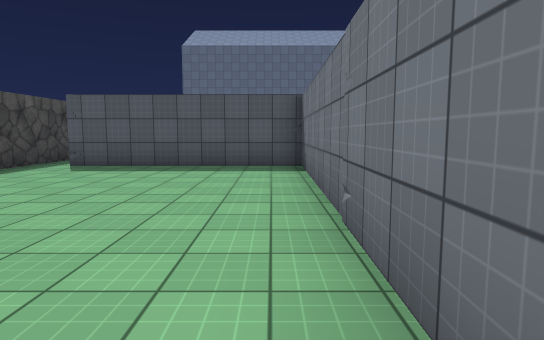
view 1 (above)

22 first-person views from a walk through a 3-D level made in the Unity game engine. The camera is 1.4 m above the floor, tilts 6° down and sees 75° across. The floor is counted in squares, 2 m on a side. Each view is taken from the middle of a square. On the plan, view 1 faces up. The plan holds only what a view shows up to about 11 squares ahead; the rest is blank. The player character is not drawn. Surface patterns are stand-ins for the level's own textures.

view 2
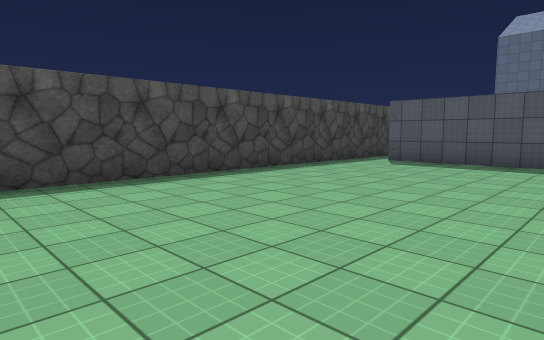

view 3
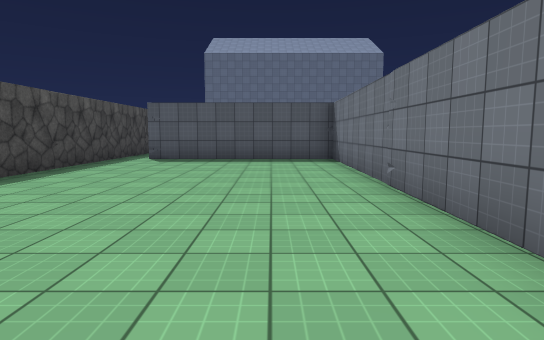

view 4
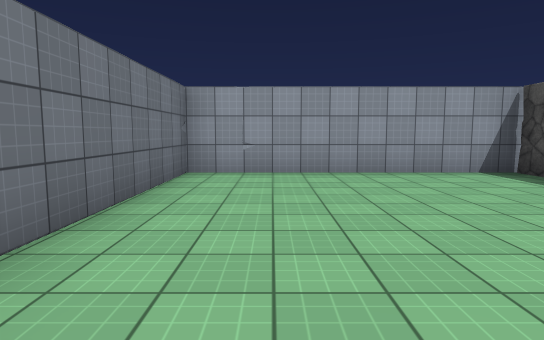

view 5
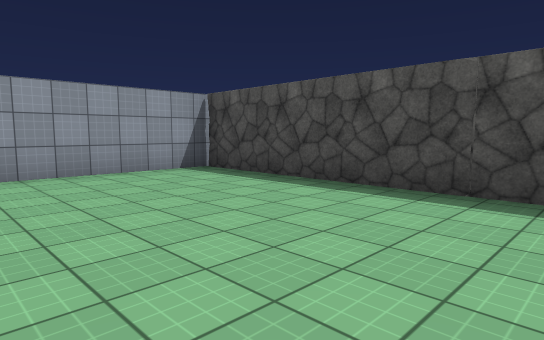

view 6
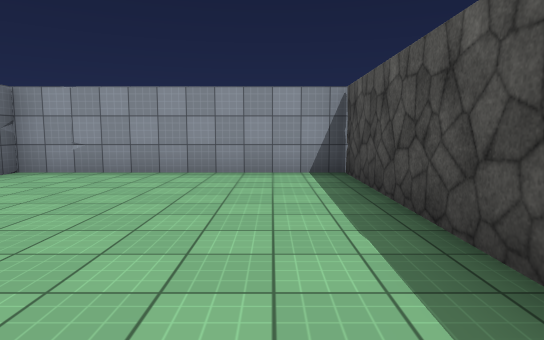

view 7
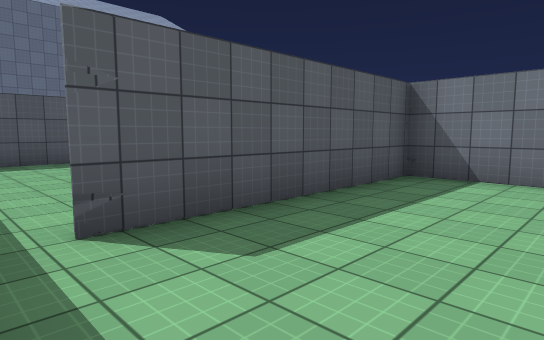

view 8
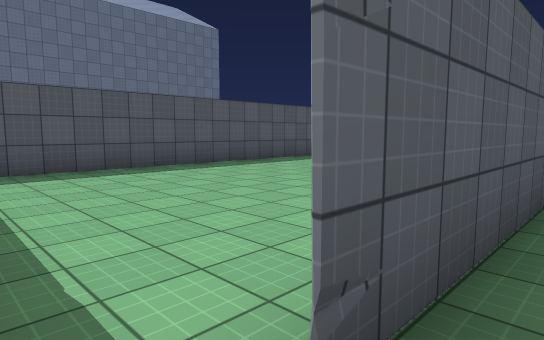

view 9
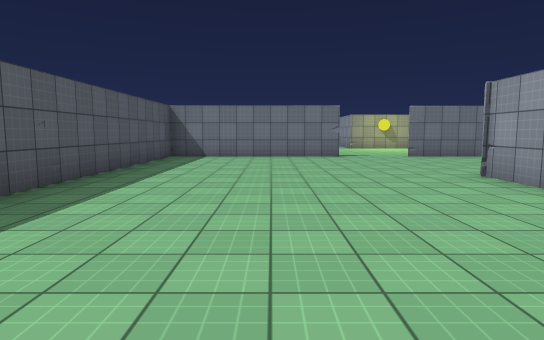

view 10
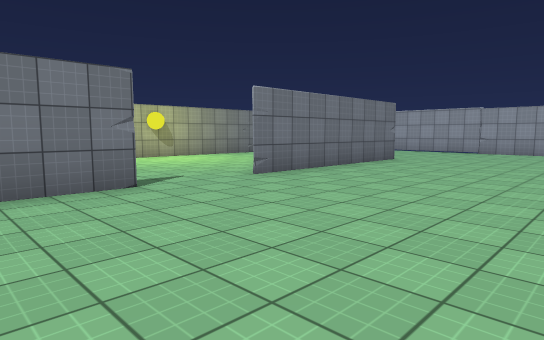

view 11
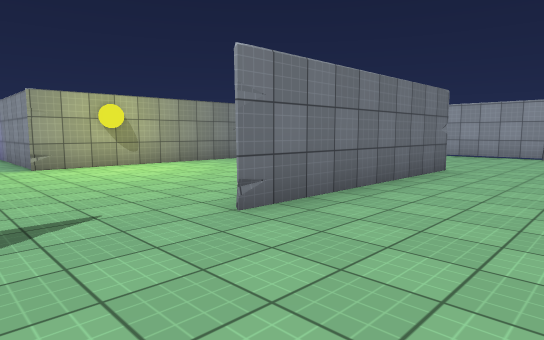

view 12
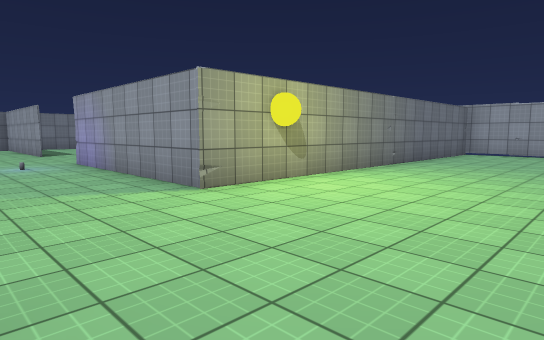

view 13
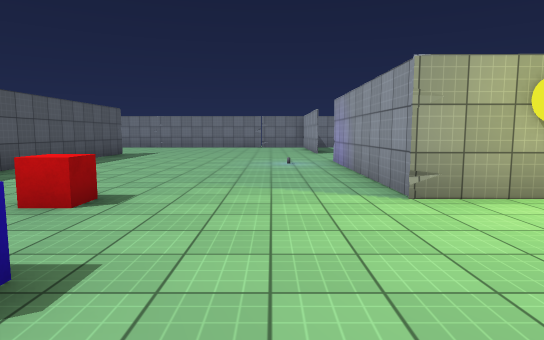

view 14
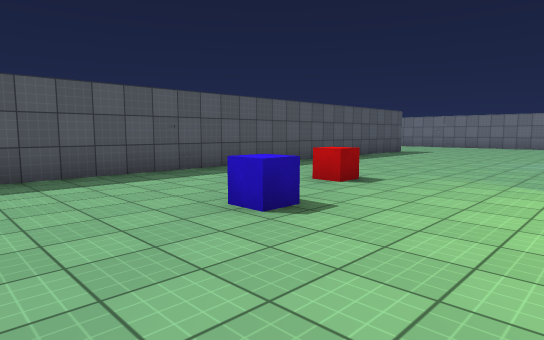

view 15
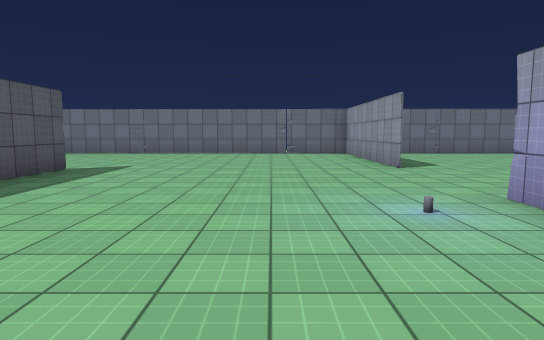

view 16
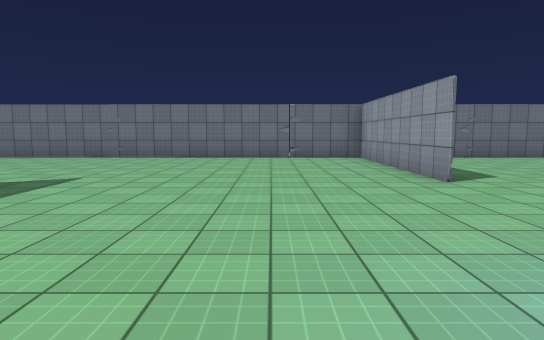

view 17
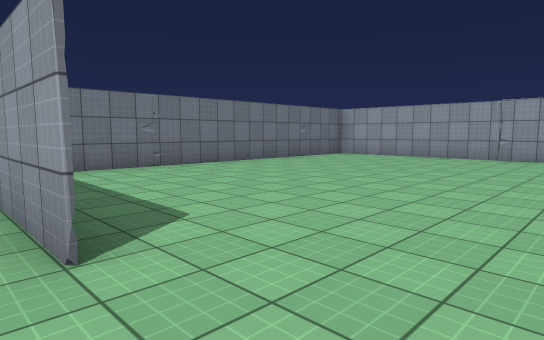

view 18
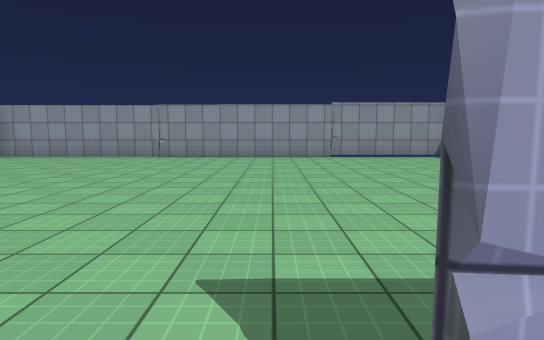

view 19
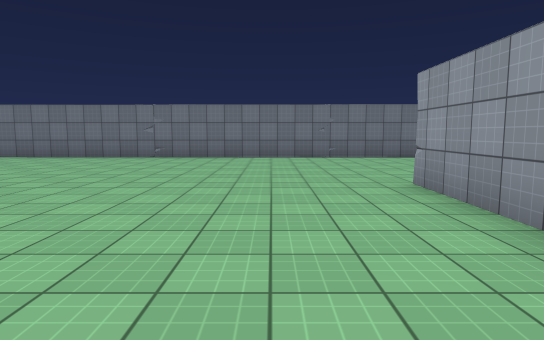

view 20
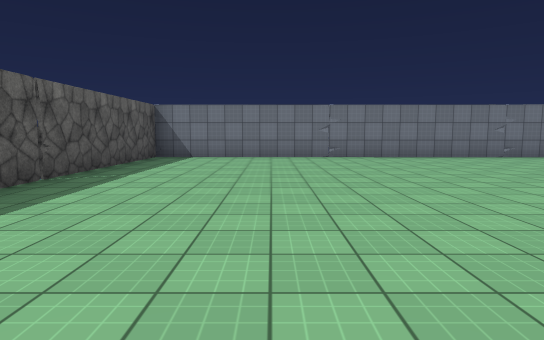

view 21
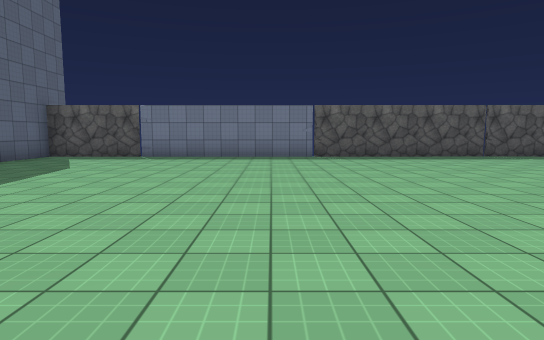

view 22
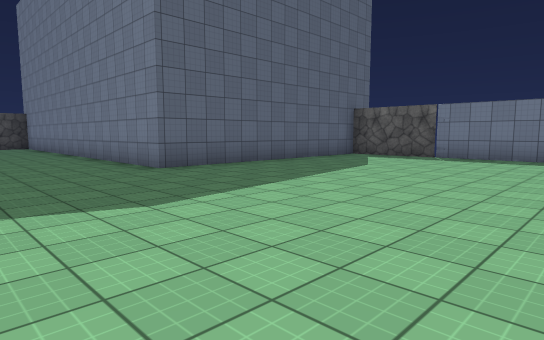

### Floor plan
Points are (right, up) in squares from view 1. A wall is a line through its corners. A room is listed if a view was taken in it or the views show most of it. See-through windows are left out.
Room 1 (views 1, 2, 3, 4, 5, 6, 7, 8)
walls: (-5.2, 9.3) (-5.3, -2.2) (0.5, -2.2) (0.6, 7.5) (-4.4, 7.5)
ways out: opening at (-5, 8) to room 2
Room 2 (views 9, 10, 11, 12, 13, 14, 15, 16, 17, 18, 19, 20, 21, 22)
walls: (16.5, 14) (18.9, 14) (6.8, 14); (5.5, 9) (5.5, 14) (-4.1, 14); (19, 7.5) (24, 7.5); (5.4, 2) (5.4, 7.1); (-0.6, 7.5) (0.8, 7.5); (11, -2.2) (24, -2.2); (8.6, -2.2) (10.6, -2.2) (10.7, 7.5) (15.8, 7.5); (2.8, -2.2) (6.9, -2.2); (23.9, -0.7) (24.3, 29.4) (6.5, 29.4) (6.5, 22.4) (0.7, 22.4)
ways out: opening at (-5, 8) to room 1
objects: blue cube (8, 10); red cube (11, 11); other object (15, 9)

Where each view was taken, in squares from view 1:
view 1: 0 up, 0 right, facing up
view 2: 1 down, 0 right, facing up-left
view 3: 2 down, 1 left, facing up
view 4: 4 up, 1 left, facing down
view 5: 4 up, 1 left, facing down-left
view 6: 4 up, 4 left, facing down
view 7: 5 up, 5 left, facing up-right
view 8: 7 up, 5 left, facing up-right
view 9: 11 up, 5 left, facing right
view 10: 11 up, 1 right, facing down-right
view 11: 9 up, 3 right, facing down-right
view 12: 10 up, 7 right, facing down-right
view 13: 9 up, 7 right, facing right
view 14: 8 up, 6 right, facing up-right
view 15: 10 up, 12 right, facing right
view 16: 10 up, 14 right, facing right
view 17: 8 up, 17 right, facing down-right
view 18: 8 up, 16 right, facing down
view 19: 16 up, 14 right, facing right
view 20: 26 up, 14 right, facing right
view 21: 19 up, 13 right, facing up
view 22: 19 up, 13 right, facing up-left
